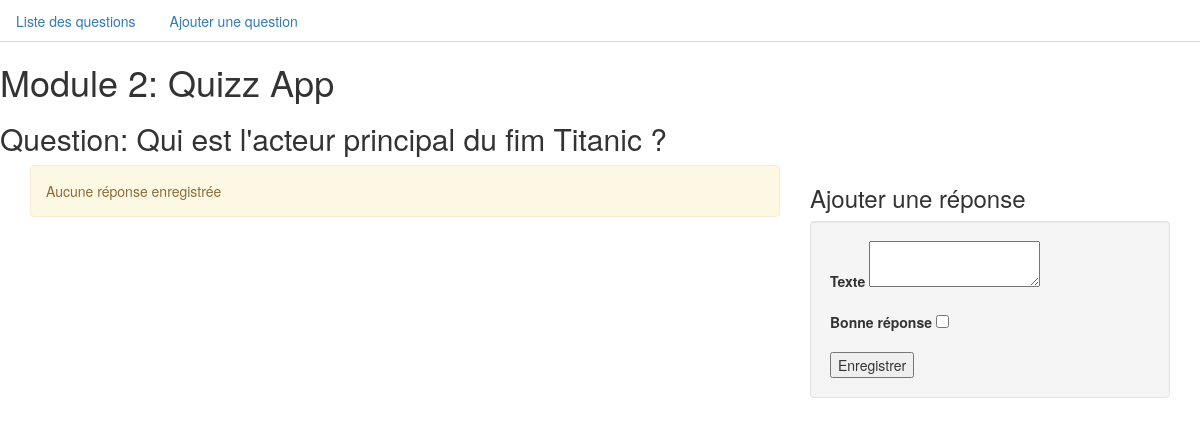
The page /?route=answer/manage&id_question=11 on the database as committed earlier.
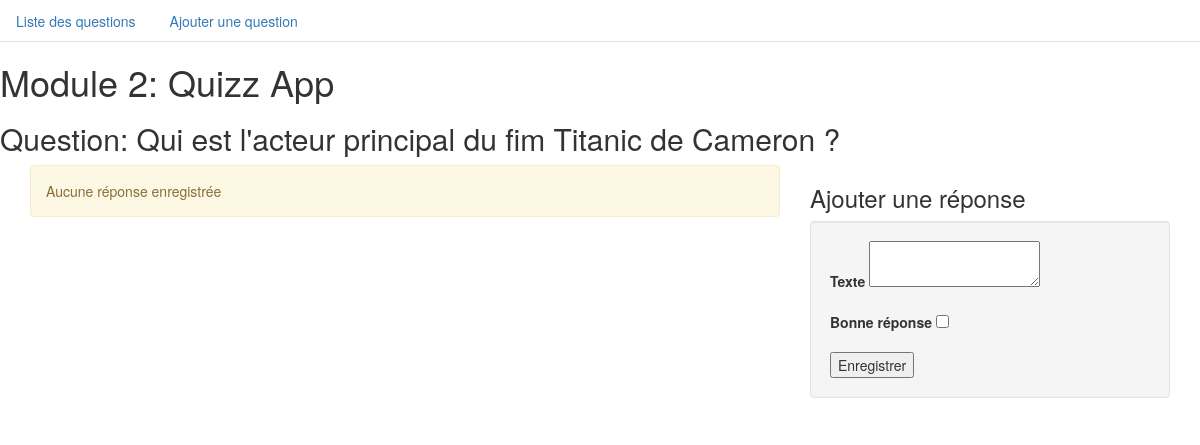
The same page on the database as committed later.
### tables this page shows
CREATE TABLE `question` (
  `id` int(11) NOT NULL,
  `title` varchar(255) NOT NULL,
  `category` varchar(100) NOT NULL,
  `level` tinyint(4) NOT NULL
);

### answer/manage.php (the view, shortened to what this page needs)
<?php
if (isset($_GET['id_question'])) {
  $id_question = $_GET['id_question'];
  $query = $db->prepare(
    ' SELECT title
      FROM question
      WHERE id = :id_question
    ');
  $query->execute(array(
    ':id_question' => intval($id_question)
  ));
  $title = $query->fetch(PDO::FETCH_OBJ)->title;
  $query2 = $db->prepare(
    ' SELECT id, body, correct
      FROM answer
      WHERE id_question = :id_question
    ');
  $query2->execute(array(
    ':id_question' => $id_question
  ));
  $answers = $query2->fetchAll(PDO::FETCH_OBJ);
}
?>
<h2>Question: <?=$title ?></h2>
<div class="container">
  <div class="row">
    <div class="col-md-8">
      <?php if(sizeof($answers) == 0): ?>
        <p class="alert alert-warning">Aucune réponse enregistrée</p>
      <?php endif ?>
    </div>
    <div class="col-md-4">
      <h3>Ajouter une réponse</h3>
      <form method="POST" class="well">
        <div class="form-group">
          <label for="body">Texte</label>
          <textarea name="body" required></textarea>
        </div>
        <div class="form-group">
          <label for="correct">Bonne réponse</label>
          <input type="checkbox" name="correct"/>
        </div>
        <input type="submit" name="submit" value="Enregistrer">
      </form>
    </div>
  </div>
</div>

Rows that differ between the two databases and show on the page:
changed question: title "Qui est l'acteur principal du fim Titanic ?" → "Qui est l'acteur principal du fim Titanic de Cameron ?"
